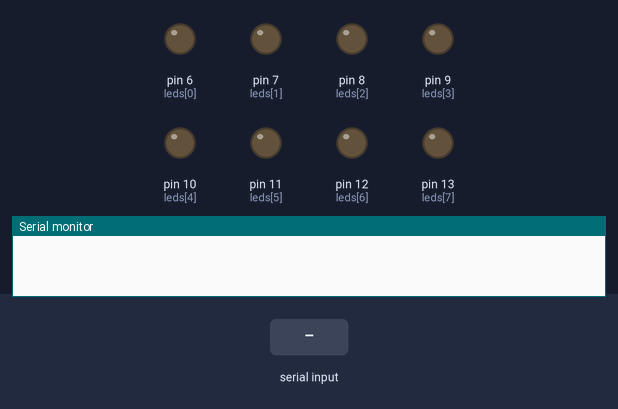
A sketch run on a simulated Arduino Uno, built with avr-gcc and run on an emulated ATmega328P. Parts: output pins drawn as LEDs (lit = HIGH), the last lines printed to the serial monitor. Inputs (shaded band) come from the test bench.

Above: at 1.2 s.
1.3 s: "90,45\n" received over Serial
At 2.6 s:
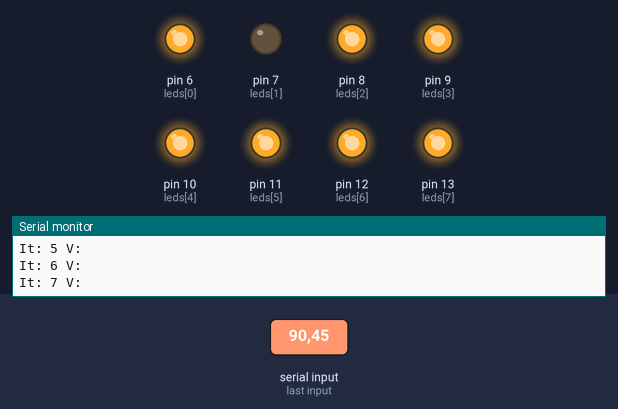
2.9 s: "90\n" received over Serial
At 3.4 s:
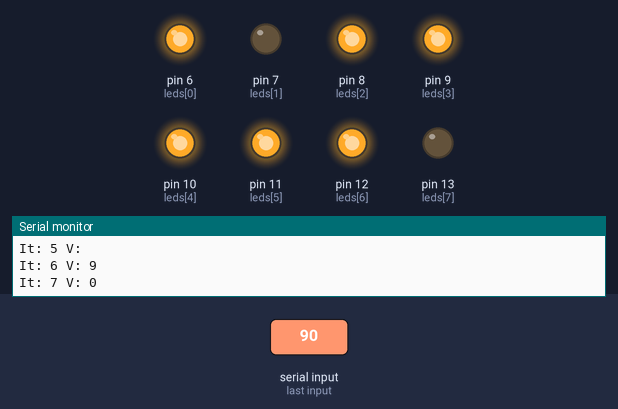
Timing chart, 0 to 5.9 s (numbered marks = the images above; inputs shaded):
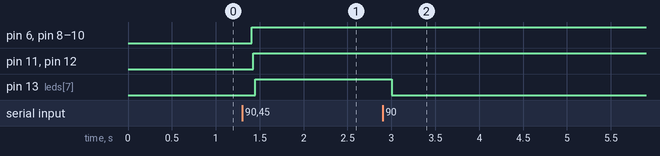

The sketch:

SE_Prog09_LecturaSerializada.ino
```cpp
int leds[8] = {6, 7, 8, 9, 10, 11, 12, 13};


String cadena;


void setup() {
  // put your setup code here, to run once:
  for (int i = 0; i < 8; i++) {
    pinMode(leds[i], OUTPUT);
  }


  Serial.begin(9600);
  Serial.setTimeout(10);


  cadena = "";
}


char v[8];
//"AxxxxxxxxG" donde x = {0, 1}
//A11100110G
void loop() {
  // put your main code here, to run repeatedly:
  if (Serial.available() > 0) {
    cadena += Serial.readString();


    //Opciones:
    // 1 = cadena completa COMPLETO
    // 2 = varias cadenas completas COMPLETO
    // 3 = cadena incompleta
    // 3.1 = recibir la parte que acompleta a la cadena incompleta
    // 3.2 = recibid una cadena incompleta de inicio junto con una cadena completa despues
    // 4 = cadena completa y la parte final es una cadena incompleta


    int ultimaVezDeA = cadena.lastIndexOf("A");// -1 cuando no lo encuentra
    int ultimaVezDeG = cadena.lastIndexOf("G");// -1 cuando no lo encuentra


    String subCadena = cadena.substring(ultimaVezDeA + 1, ultimaVezDeG);


    Serial.println(subCadena);


    subCadena.toCharArray(v, 8 + 1);
    aplicarSubCadena();


  }


  //PROCESO 2


  //PROCESO 3...


  //PROCESO N


  delay(100);


}


void aplicarSubCadena() {
  String vValor;
  for (int i = 0; i < 8; i++) {
    vValor = String(v[i]);
    Serial.println("It: " + String(i) + " V: " + vValor);
    digitalWrite(leds[i], v[i] - 48);
    //digitalWrite(leds[i], vValor.toInt());
  }
}
```

Measured:
- after the input at 1.3 s, pin 6 (leds[0]), pin 8 (leds[2]), pin 9 (leds[3]), pin 10 (leds[4]): LOW → HIGH after 0.11 s; pin 11 (leds[5]): LOW → HIGH after 0.13 s; pin 12 (leds[6]): LOW → HIGH after 0.14 s; pin 13 (leds[7]): LOW → HIGH after 0.15 s
- after the input at 2.9 s, pin 13 (leds[7]): HIGH → LOW after 0.10 s
